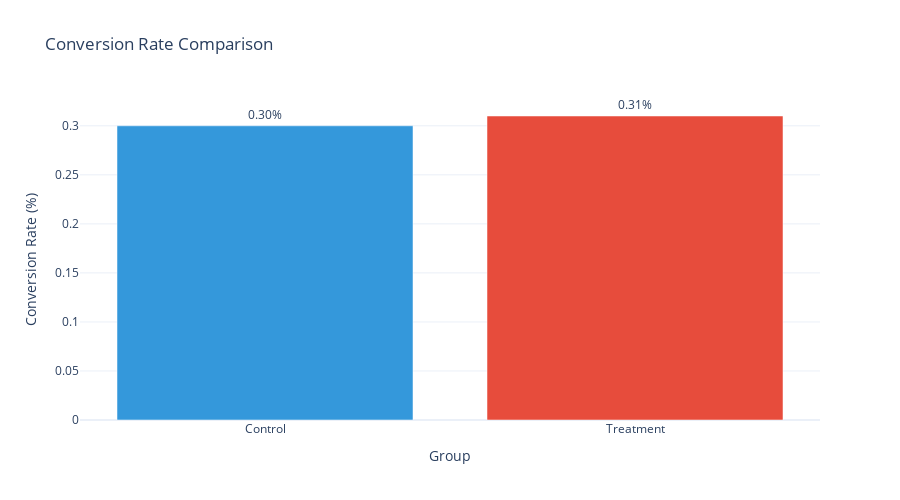

This figure's notebook cell:
### Code cell
viz = ABTestVisualizer(save_dir='notebook_plots')
fig = viz.plot_conversion_rate(conversion)
fig.show()

### Figure 1 — Plotly figure (JSON) as saved in the notebook; plotly's stock layout.template omitted (floating-point values rounded to 4 significant figures)
{"data": [{"hovertemplate": "<b>%{x}</b><br>Conversion Rate: %{y:.2f}%<br>Users: 16,208<br>Conversions: 49<extra></extra>", "marker": {"color": "#3498db"}, "name": "Control", "text": ["0.30%"], "textposition": "outside", "type": "bar", "x": ["Control"], "y": [0.3]}, {"hovertemplate": "<b>%{x}</b><br>Conversion Rate: %{y:.2f}%<br>Users: 16,292<br>Conversions: 51<extra></extra>", "marker": {"color": "#e74c3c"}, "name": "Treatment", "text": ["0.31%"], "textposition": "outside", "type": "bar", "x": ["Treatment"], "y": [0.31]}], "layout": {"height": 500, "showlegend": false, "title": {"text": "Conversion Rate Comparison"}, "xaxis": {"title": {"text": "Group"}}, "yaxis": {"title": {"text": "Conversion Rate (%)"}}}}
